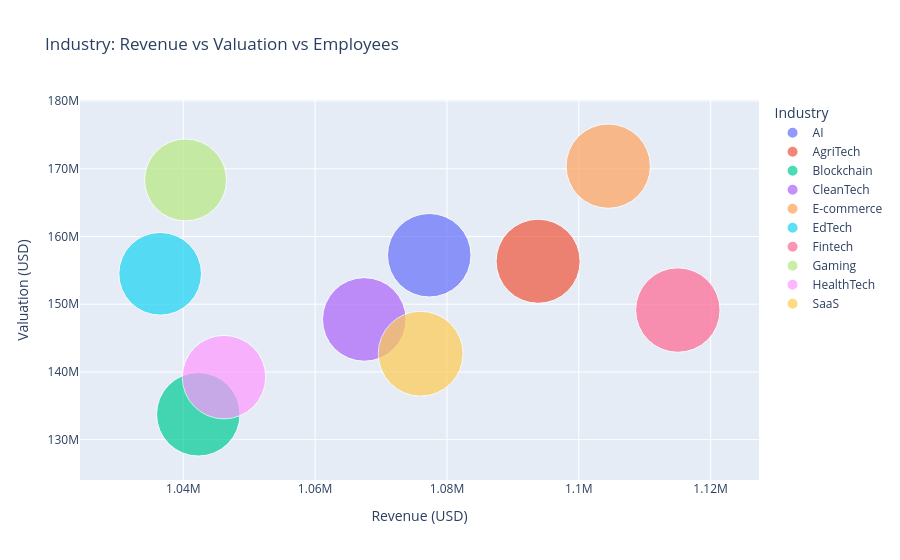

The notebook cell saved with this chart:
### Code cell
industry_bubble = df.groupby('Industry')[['Valuation (USD)', 'Revenue (USD)']].mean().reset_index()
industry_bubble['Employees'] = df.groupby('Industry')['Number of Employees'].mean().values

fig = px.scatter(industry_bubble,
                 x='Revenue (USD)',
                 y='Valuation (USD)',
                 size='Employees',
                 color='Industry',
                 title='Industry: Revenue vs Valuation vs Employees',
                 hover_name='Industry',
                 size_max=60)
fig.show()

### Figure 1 — Plotly figure (JSON) as saved in the notebook; plotly's stock layout.template omitted (floating-point values rounded to 4 significant figures)
{"data": [{"hovertemplate": "<b>%{hovertext}</b><br><br>Industry=AI<br>Revenue (USD)=%{x}<br>Valuation (USD)=%{y}<br>Employees=%{marker.size}<extra></extra>", "hovertext": ["AI"], "legendgroup": "AI", "marker": {"color": "#636efa", "size": [321.5], "sizemode": "area", "sizeref": 0.09218, "symbol": "circle"}, "mode": "markers", "name": "AI", "orientation": "v", "showlegend": true, "type": "scatter", "x": [1077000.0], "xaxis": "x", "y": [157200000.0], "yaxis": "y"}, {"hovertemplate": "<b>%{hovertext}</b><br><br>Industry=AgriTech<br>Revenue (USD)=%{x}<br>Valuation (USD)=%{y}<br>Employees=%{marker.size}<extra></extra>", "hovertext": ["AgriTech"], "legendgroup": "AgriTech", "marker": {"color": "#EF553B", "size": [325.8], "sizemode": "area", "sizeref": 0.09218, "symbol": "circle"}, "mode": "markers", "name": "AgriTech", "orientation": "v", "showlegend": true, "type": "scatter", "x": [1094000.0], "xaxis": "x", "y": [156300000.0], "yaxis": "y"}, {"hovertemplate": "<b>%{hovertext}</b><br><br>Industry=Blockchain<br>Revenue (USD)=%{x}<br>Valuation (USD)=%{y}<br>Employees=%{marker.size}<extra></extra>", "hovertext": ["Blockchain"], "legendgroup": "Blockchain", "marker": {"color": "#00cc96", "size": [321.3], "sizemode": "area", "sizeref": 0.09218, "symbol": "circle"}, "mode": "markers", "name": "Blockchain", "orientation": "v", "showlegend": true, "type": "scatter", "x": [1042000.0], "xaxis": "x", "y": [133700000.0], "yaxis": "y"}, {"hovertemplate": "<b>%{hovertext}</b><br><br>Industry=CleanTech<br>Revenue (USD)=%{x}<br>Valuation (USD)=%{y}<br>Employees=%{marker.size}<extra></extra>", "hovertext": ["CleanTech"], "legendgroup": "CleanTech", "marker": {"color": "#ab63fa", "size": [321.9], "sizemode": "area", "sizeref": 0.09218, "symbol": "circle"}, "mode": "markers", "name": "CleanTech", "orientation": "v", "showlegend": true, "type": "scatter", "x": [1067000.0], "xaxis": "x", "y": [147800000.0], "yaxis": "y"}, {"hovertemplate": "<b>%{hovertext}</b><br><br>Industry=E-commerce<br>Revenue (USD)=%{x}<br>Valuation (USD)=%{y}<br>Employees=%{marker.size}<extra></extra>", "hovertext": ["E-commerce"], "legendgroup": "E-commerce", "marker": {"color": "#FFA15A", "size": [327.7], "sizemode": "area", "sizeref": 0.09218, "symbol": "circle"}, "mode": "markers", "name": "E-commerce", "orientation": "v", "showlegend": true, "type": "scatter", "x": [1104000.0], "xaxis": "x", "y": [170400000.0], "yaxis": "y"}, {"hovertemplate": "<b>%{hovertext}</b><br><br>Industry=EdTech<br>Revenue (USD)=%{x}<br>Valuation (USD)=%{y}<br>Employees=%{marker.size}<extra></extra>", "hovertext": ["EdTech"], "legendgroup": "EdTech", "marker": {"color": "#19d3f3", "size": [315.1], "sizemode": "area", "sizeref": 0.09218, "symbol": "circle"}, "mode": "markers", "name": "EdTech", "orientation": "v", "showlegend": true, "type": "scatter", "x": [1036000.0], "xaxis": "x", "y": [154500000.0], "yaxis": "y"}, {"hovertemplate": "<b>%{hovertext}</b><br><br>Industry=Fintech<br>Revenue (USD)=%{x}<br>Valuation (USD)=%{y}<br>Employees=%{marker.size}<extra></extra>", "hovertext": ["Fintech"], "legendgroup": "Fintech", "marker": {"color": "#FF6692", "size": [328.7], "sizemode": "area", "sizeref": 0.09218, "symbol": "circle"}, "mode": "markers", "name": "Fintech", "orientation": "v", "showlegend": true, "type": "scatter", "x": [1115000.0], "xaxis": "x", "y": [149100000.0], "yaxis": "y"}, {"hovertemplate": "<b>%{hovertext}</b><br><br>Industry=Gaming<br>Revenue (USD)=%{x}<br>Valuation (USD)=%{y}<br>Employees=%{marker.size}<extra></extra>", "hovertext": ["Gaming"], "legendgroup": "Gaming", "marker": {"color": "#B6E880", "size": [309.4], "sizemode": "area", "sizeref": 0.09218, "symbol": "circle"}, "mode": "markers", "name": "Gaming", "orientation": "v", "showlegend": true, "type": "scatter", "x": [1040000.0], "xaxis": "x", "y": [168400000.0], "yaxis": "y"}, {"hovertemplate": "<b>%{hovertext}</b><br><br>Industry=HealthTech<br>Revenue (USD)=%{x}<br>Valuation (USD)=%{y}<br>Employees=%{marker.size}<extra></extra>", "hovertext": ["HealthTech"], "legendgroup": "HealthTech", "marker": {"color": "#FF97FF", "size": [321.2], "sizemode": "area", "sizeref": 0.09218, "symbol": "circle"}, "mode": "markers", "name": "HealthTech", "orientation": "v", "showlegend": true, "type": "scatter", "x": [1046000.0], "xaxis": "x", "y": [139200000.0], "yaxis": "y"}, {"hovertemplate": "<b>%{hovertext}</b><br><br>Industry=SaaS<br>Revenue (USD)=%{x}<br>Valuation (USD)=%{y}<br>Employees=%{marker.size}<extra></extra>", "hovertext": ["SaaS"], "legendgroup": "SaaS", "marker": {"color": "#FECB52", "size": [331.9], "sizemode": "area", "sizeref": 0.09218, "symbol": "circle"}, "mode": "markers", "name": "SaaS", "orientation": "v", "showlegend": true, "type": "scatter", "x": [1076000.0], "xaxis": "x", "y": [142700000.0], "yaxis": "y"}], "layout": {"legend": {"itemsizing": "constant", "title": {"text": "Industry"}, "tracegroupgap": 0}, "title": {"text": "Industry: Revenue vs Valuation vs Employees"}, "xaxis": {"anchor": "y", "domain": [0, 1], "title": {"text": "Revenue (USD)"}}, "yaxis": {"anchor": "x", "domain": [0, 1], "title": {"text": "Valuation (USD)"}}}}
